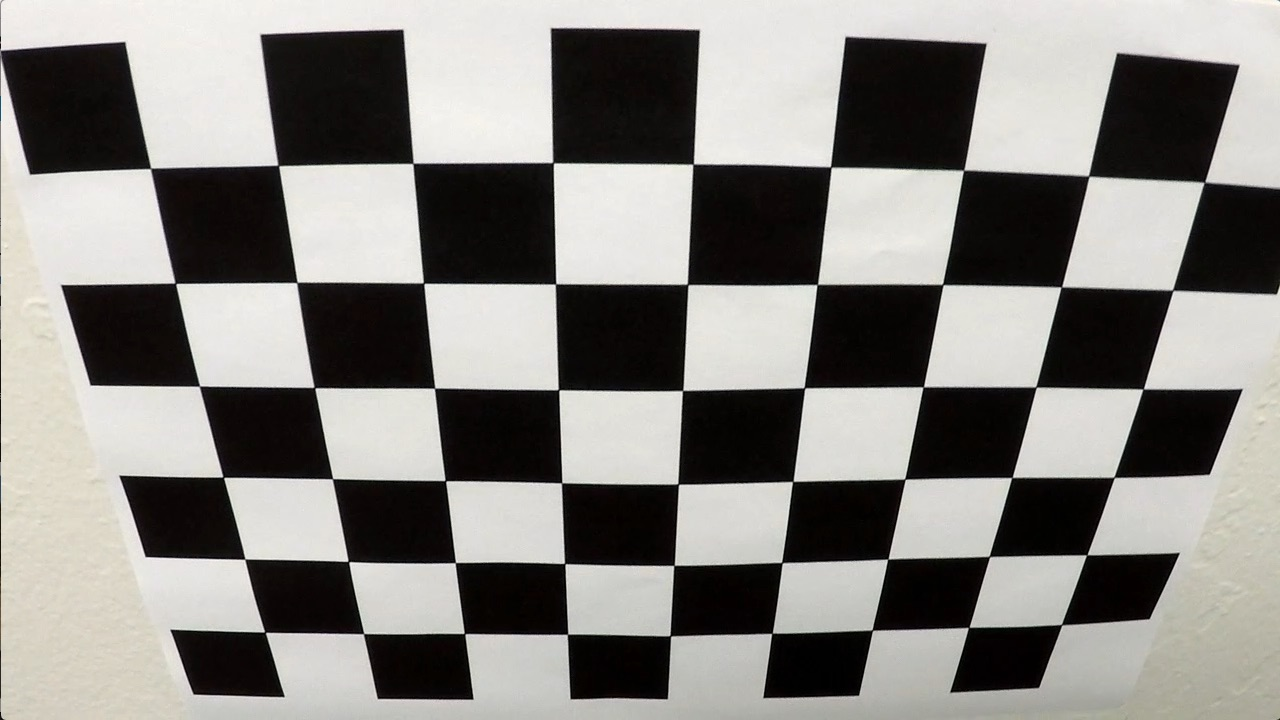
#> input picture camera_cal/calibration2.jpg, 1280 x 720 px
$ jupyter execute Untitled-Backup.ipynb   (shell and % lines are left out)   (older library calls are emulated)
#> lines starting #> are read from the running program, lines starting #| are printed output that depends on the picture; after the words box and inside, x2 and y2 are one past the last pixel; in counts of white or black regions, pixels touching at a corner belong together
[cell 1]
#Import packages
import matplotlib.pyplot as plt
import matplotlib.image as mpimg
import numpy as np
import cv2
import math
import os
import glob

[cell 2]
### Calibrate camera

# Get the list of camera calibration images
os.listdir("camera_cal/")

[cell 3]
test_img = cv2.imread('camera_cal/calibration2.jpg') #read in each image
#> test_img is the input picture: shape (720, 1280, 3); mean B, G, R 128.5, 132.4, 134.4
test_gray = cv2.cvtColor(test_img, cv2.COLOR_BGR2GRAY) #convert to grayscale
t_ret,t_corners = cv2.findChessboardCorners(test_gray,(9,6),None)
#> t_ret = True; t_corners = 54 rows, first 8: [150.6, 168.4], [278.3, 165.4], [412.9, 163.5], [553, 162.6], [693.2, 164.2], [830.6, 166.9], [963.5, 170.4], [1088.6, 176.1]
print(t_ret)
#| True
if t_ret==True:
    test_img = cv2.drawChessboardCorners(test_img,(9,6),t_corners,t_ret)
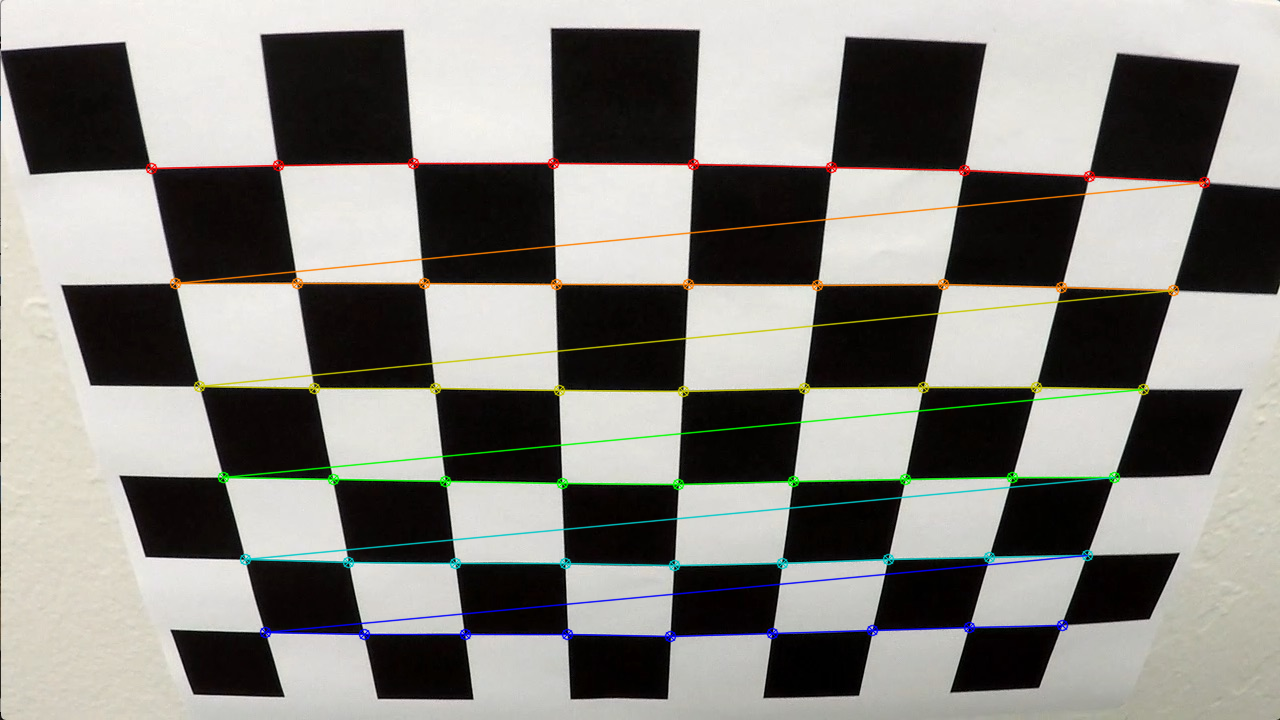
#> test_img: shape (720, 1280, 3); 3.76% of pixels changed, all inside (x1, y1, x2, y2) = (145, 157, 1211, 643)
    %matplotlib inline
    plt.imshow(test_img)

[cell 4]
# Iterate through the images, get the camera calibration chessboard corners
images = glob.glob('camera_cal/calibration*.jpg')

# initialize arrays to store object point and image points
objpoints = []
imgpoints = []

objp = np.zeros((9*6,3), np.float32)
objp[:,:2] = np.mgrid[0:9,0:6].T.reshape(-1,2)

for fname in images:
    img = cv2.imread(fname) #read in each image
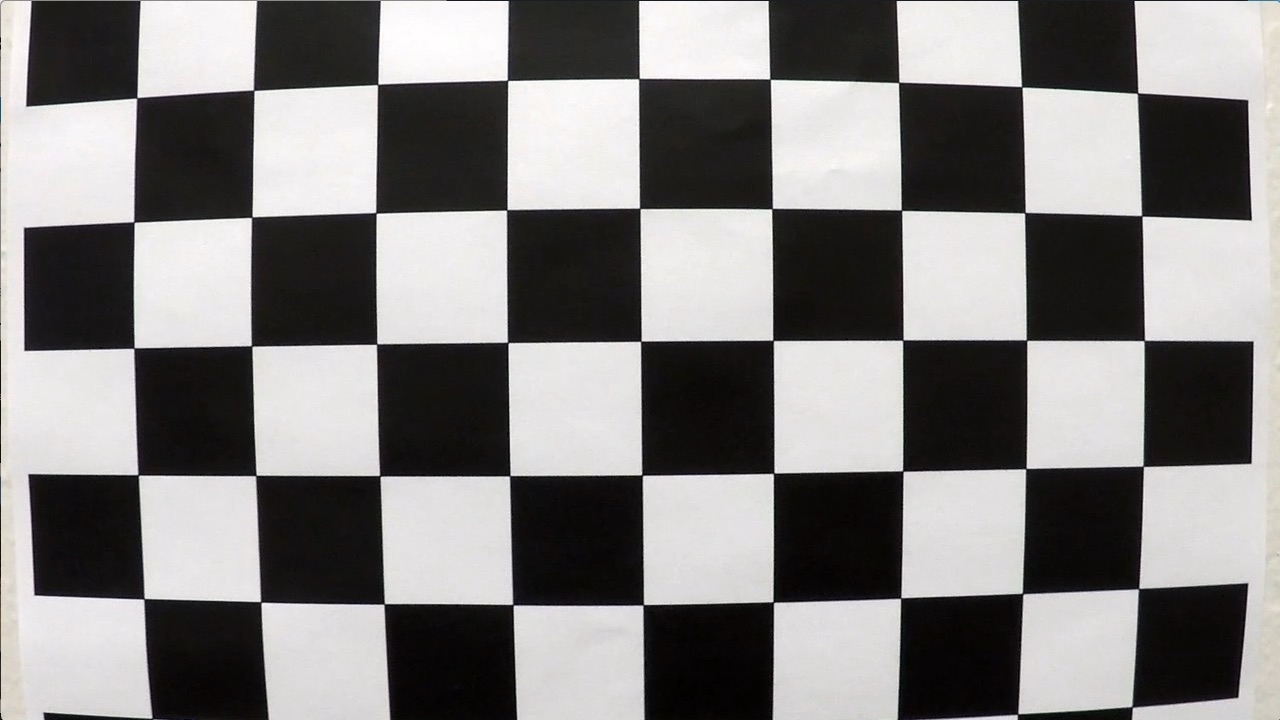
#> input picture camera_cal/calibration1.jpg, 1280 x 720 px
#> img is the input picture: shape (720, 1280, 3); mean B, G, R 127.8, 128.4, 130.1
    gray = cv2.cvtColor(img, cv2.COLOR_BGR2GRAY) #convert to grayscale
    ret,corners = cv2.findChessboardCorners(gray,(9,6),None)
#> ret = False; corners = None
    if ret==True:
        objpoints.append(objp)
        imgpoints.append(corners)
        img = cv2.drawChessboardCorners(img,(9,6),corners,ret)
        plt.imshow(img)
#> pass 2 of the loop `for fname in images:`:
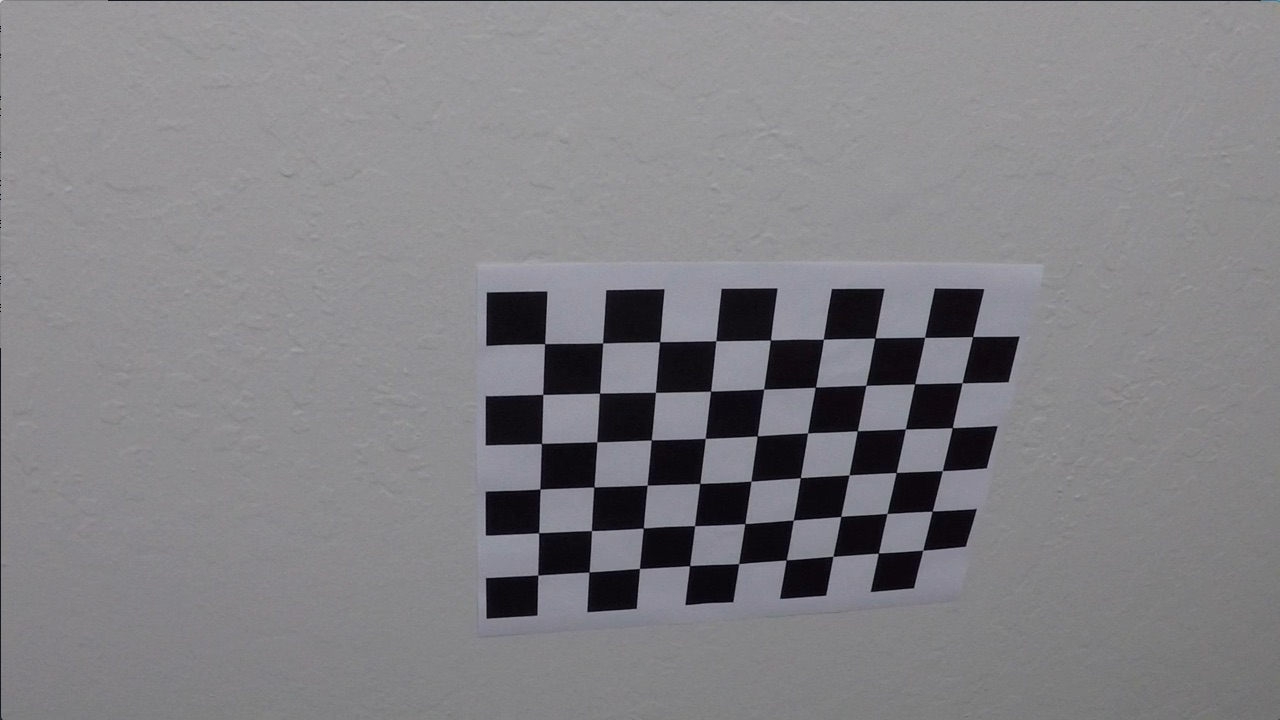
#> input picture camera_cal/calibration10.jpg, 1280 x 720 px
#> img is the input picture: shape (720, 1280, 3); mean B, G, R 133.1, 129.4, 130.2
#> ret = True; corners = 54 rows, first 8: [545.3, 343.1], [602.7, 342.8], [660.1, 341.3], [715.8, 340.7], [770.6, 340], [823.5, 339.2], [874.3, 338.5], [925.1, 337.4]
#> `img = cv2.drawChessboardCorners(img,(9,6),corners,ret)`:
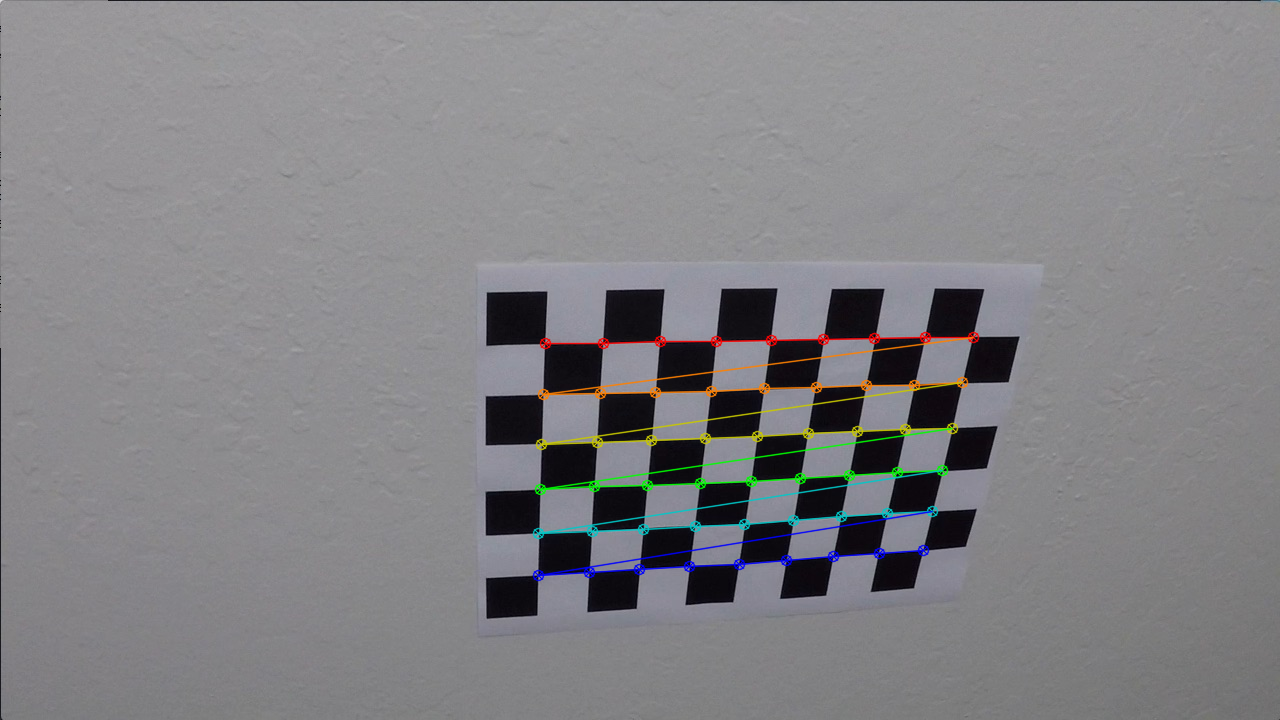
#> img: shape (720, 1280, 3); 1.91% of pixels changed, all inside (x1, y1, x2, y2) = (532, 331, 980, 582)
#> pass 3 of the loop `for fname in images:`:
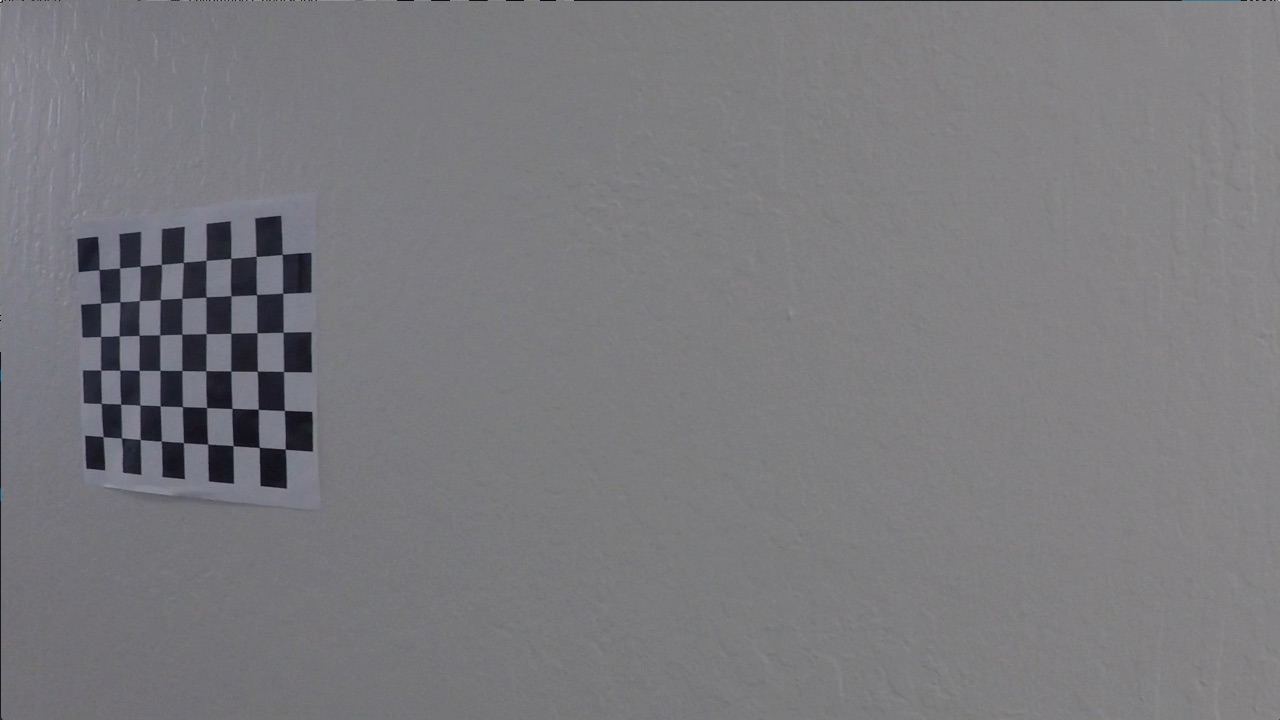
#> input picture camera_cal/calibration11.jpg, 1280 x 720 px
#> img is the input picture: shape (720, 1280, 3); mean B, G, R 125.2, 121.7, 122.2
#> corners = 54 rows, first 8: [99.22, 269.6], [119.6, 268], [140.1, 266.1], [161.3, 264.5], [183.3, 262.5], [206.1, 260.3], [230.7, 258.2], [256.2, 256.3]
#> `img = cv2.drawChessboardCorners(img,(9,6),corners,ret)`:
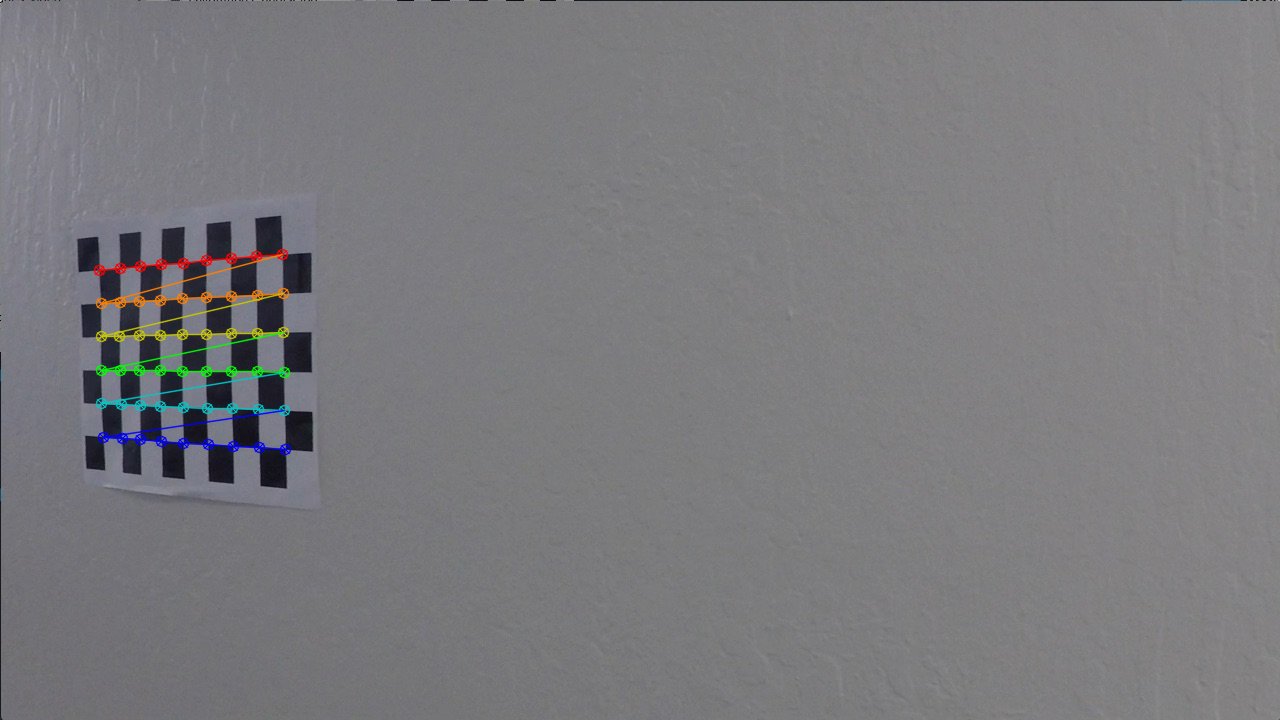
#> img: shape (720, 1280, 3); 1.11% of pixels changed, all inside (x1, y1, x2, y2) = (93, 248, 292, 456)
#> the loop made 5 passes; the first 3 are shown
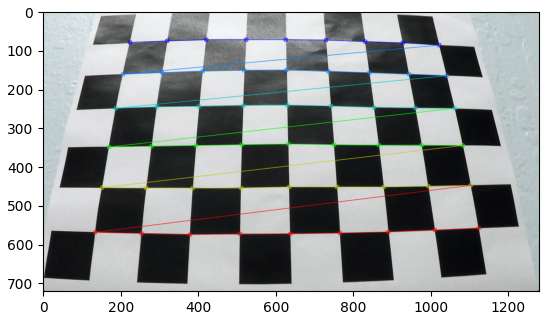
#> figure drawn by matplotlib, 1 panel; B, G, R data is drawn as R, G, B
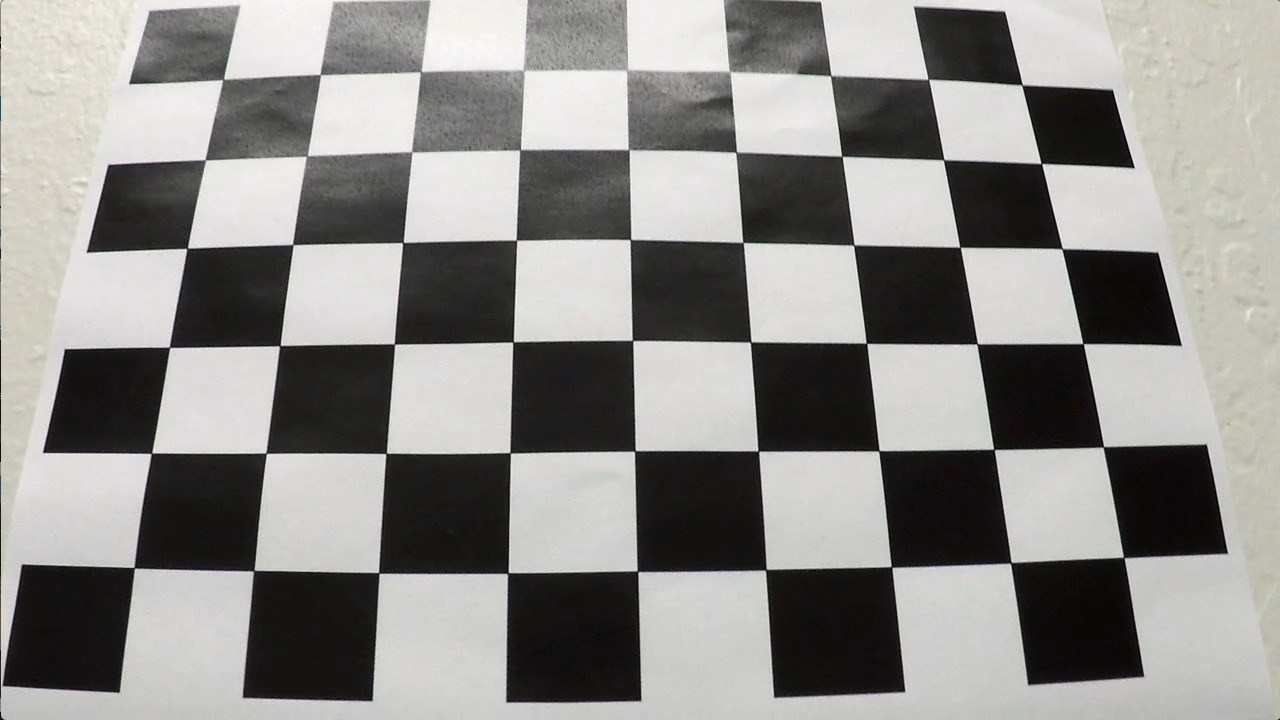
#> input picture camera_cal/calibration3.jpg, 1280 x 720 px

[cell 5]
# calculate calibration parameters and define function

#gray = cv2.cvtColor(cv2.imread('camera_cal/calibration2.jpg'), cv2.COLOR_BGR2GRAY)
#ret, mtx, dist, rvecs, tvecs = cv2.calibrateCamera(objpoints, imgpoints, gray.shape[::-1], None, None)

def cal_undistort(img, objpoints, imgpoints):
    gray = cv2.cvtColor(img,cv2.COLOR_RGB2GRAY)
#> img is the input picture: shape (720, 1280, 3); mean B, G, R 138.1, 141, 141.8
    ret, mtx, dist, rvecs, tvecs = cv2.calibrateCamera(objpoints, imgpoints, gray.shape[::-1], None, None)
    undist = cv2.undistort(img,mtx,dist,None,mtx)
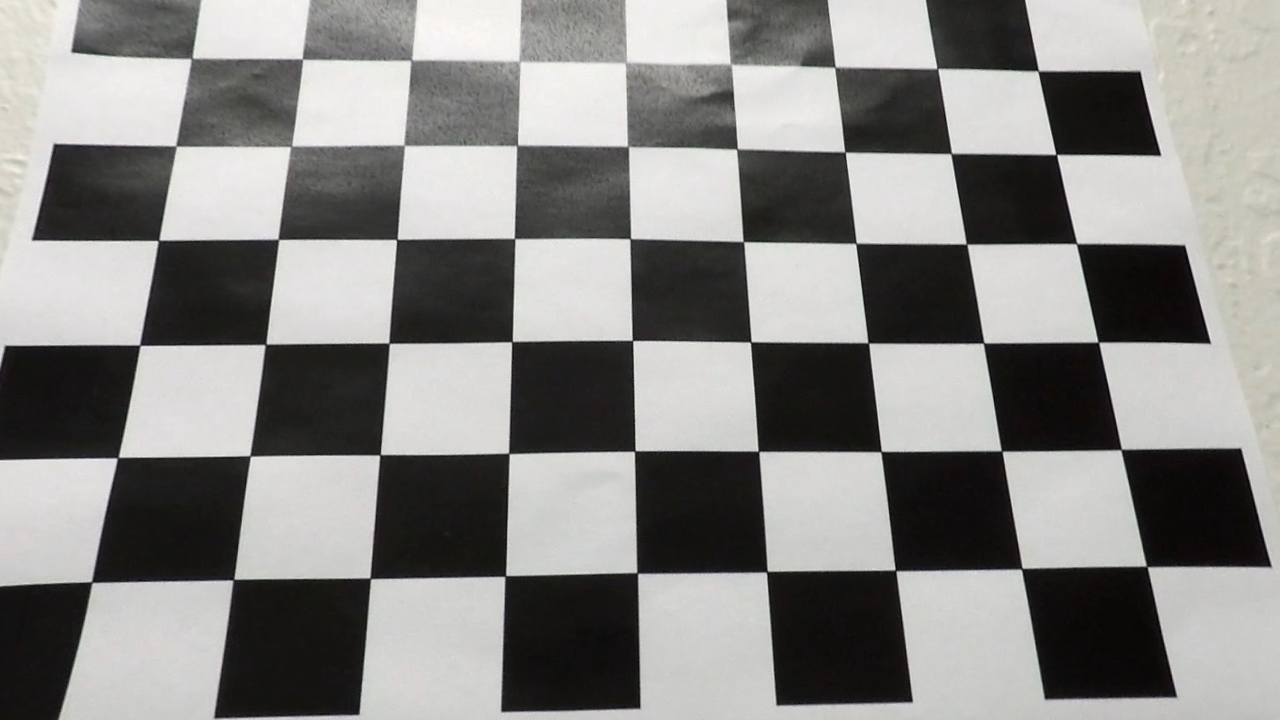
#> undist: shape (720, 1280, 3); mean B, G, R 132.4, 134.7, 135.5
    return undist

[cell 6]
# test calibration and undistortion performance. Looks good?
undistorted = cal_undistort(cv2.imread('camera_cal/calibration3.jpg'), objpoints, imgpoints)
plt.imshow(undistorted)
mpimg.imsave("undistorted cali3.jpg",undistorted)
